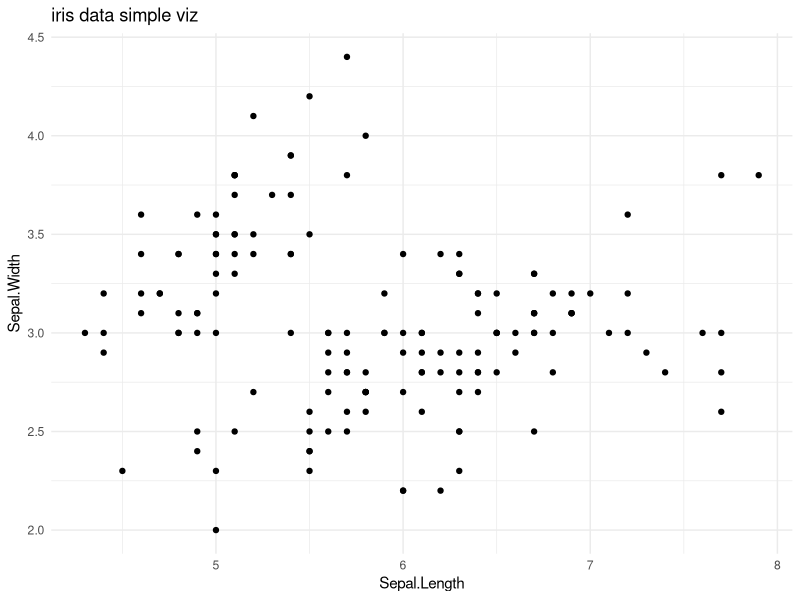

Source code (R):
library(tidyverse)

data("iris")

iris %>% ggplot(aes(x = Sepal.Length, y = Sepal.Width)) +
  geom_point() + 
  labs(title = "iris data simple viz") +
  theme_minimal()
